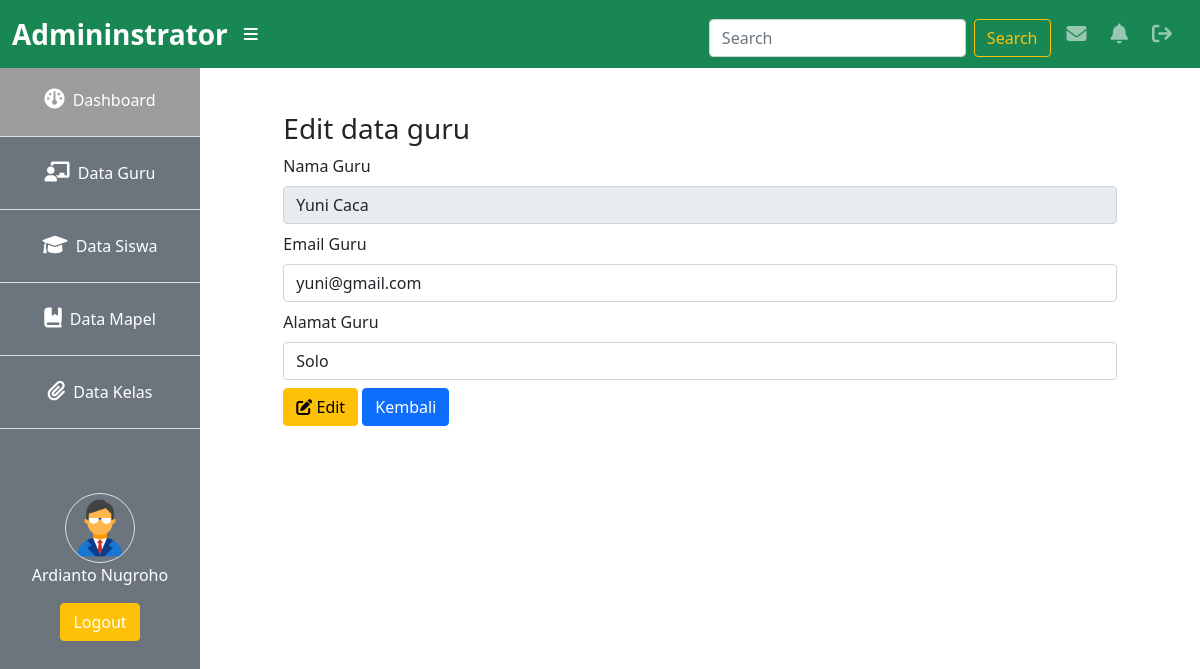
/back/admin/index.php?page=guru_edit&nip=12333 (signed in), run on the app's committed database.
### tables this page shows
CREATE TABLE `tb_guru` (
  `nip` int(255) NOT NULL,
  `mapel_id` int(11) NOT NULL,
  `nama_guru` varchar(255) DEFAULT NULL,
  `password` varchar(255) DEFAULT NULL,
  `email` varchar(255) DEFAULT NULL,
  `nama_mapel` varchar(255) DEFAULT NULL,
  `alamat` varchar(255) DEFAULT NULL,
  `foto` varchar(255) DEFAULT NULL
);

### back/admin/data_guru/edit.php (the view, shortened to what this page needs)
<?php
if (isset($_GET['nip'])) {
    $nip = $_GET['nip'];
    $query = mysqli_query($koneksi, "SELECT * FROM tb_guru WHERE nip='$nip'");
    $data = mysqli_fetch_array($query);
    if (mysqli_num_rows($query) == 1) {
?>
            <div class="col-md-10 offset-1">
                <div class="d-flex justify-content-between">
                    <h3>Edit data guru</h4>
                </div>
                <form action="index.php?page=guru_update" method="post">
                    <div class="mb-2">
                        <label for="nama" class="form-label">Nama Guru</label>
                        <input type="text" name="nama" id="nama" class="form-control" value="<?= $data['nama_guru'] ?>" disabled>
                    </div>
                    <div class="mb-2">
                        <label for="email" class="form-label">Email Guru</label>
                        <input type="email" name="email" id="email" class="form-control" value="<?= $data['email'] ?>">
                    </div>
                    <div class="mb-2">
                        <label for="alamat" class="form-label">Alamat Guru</label>
                        <input type="text" name="alamat" id="alamat" class="form-control" value="<?= $data['alamat'] ?>">
                    </div>
                    <button type="submit" name="edit" class="btn btn-warning"><i class="fa-solid fa-pen-to-square"></i> Edit</button>
                    <a href="index.php?page=guru" class="btn btn-primary">Kembali</a>
                </form>
            </div>
<?php
    } else {
        header("Location: index.php?page=guru");
    }
} else {
    header("Location: index.php?page=guru");
}

### assets/css/admin.css (style rules this page uses)
* { margin: 0; padding: 0; box-sizing: border-box; text-decoration: none; }
html { scroll-behavior: smooth; }
body { font-family: Poppins-Regular, sans-serif; }

### data on the page
tb_guru: nama "Yuni Caca", email "yuni@gmail.com", alamat "Solo"

### other printed values
$_SESSION['nama'] "Ardianto Nugroho"
